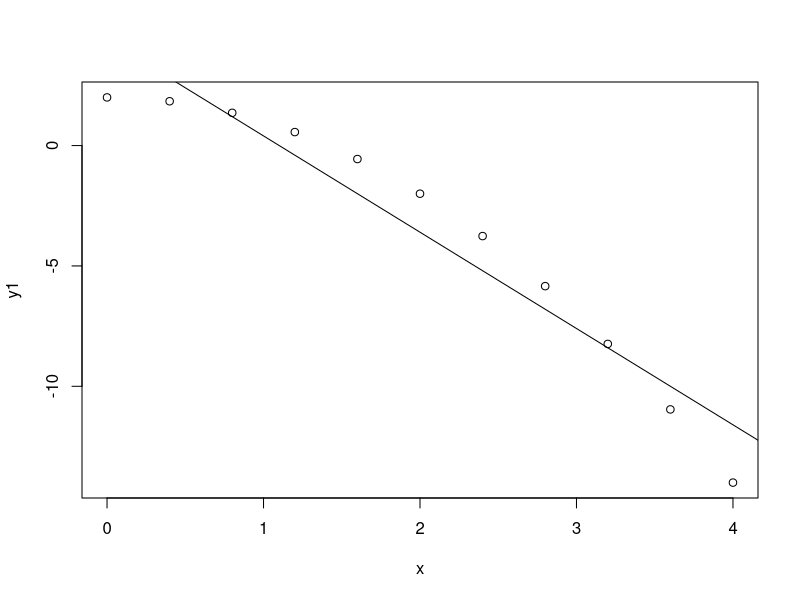
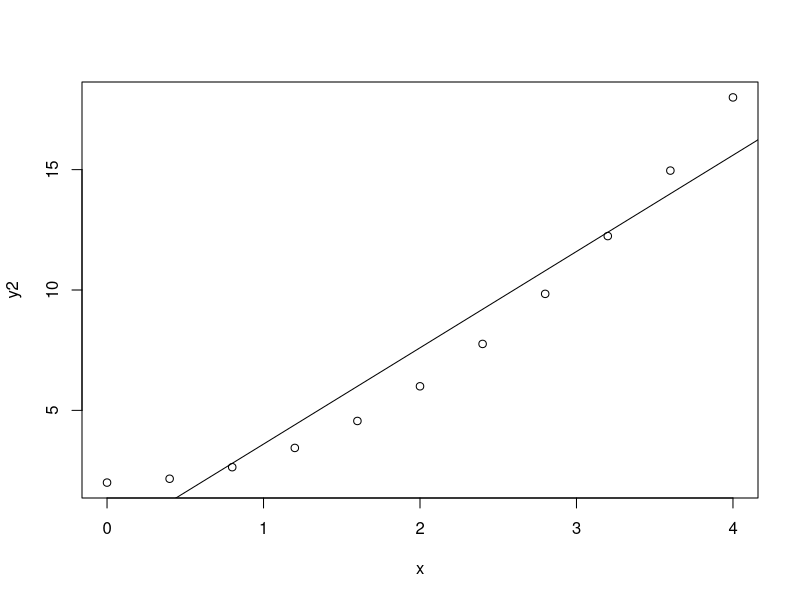

These charts were generated, in order, by the following R code:
xx = seq(0,4,.4)
yy = 2-xx^2 #xx^4 + 10

n = length(xx)
x = xx #sample(xx, n, replace=T)
y1 = yy #sample(yy, n, replace=T)

plot(x,y1)

linea = lm(y1 ~  x)

print(summary(linea))

abline(linea)

print(cor.test(x,y1, method='spearman'))

yy = 2 + x^2 #xx^4 - 10
x = xx #sample(xx, n, replace=T)
y2 = yy #sample(yy, n, replace=T)

plot(x,y2)
linea2 = lm(y2 ~ x)
print(summary(linea2))
abline(linea2)

print(cor.test(x,y2, method='spearman'))

